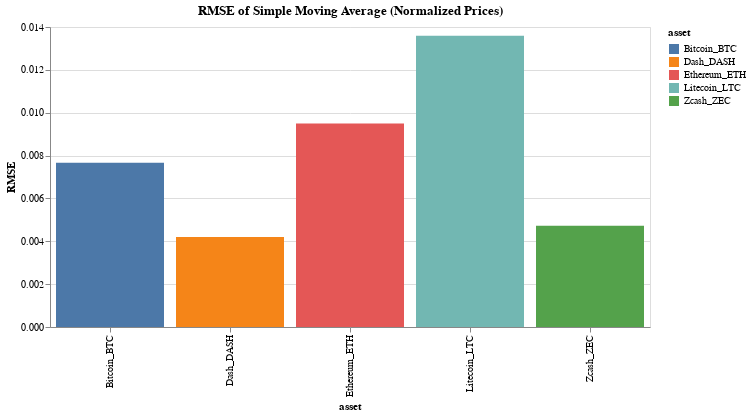

Notebook code cell kept with this figure:
### Code cell
# generate rmse chart
lr_closing_price_rmse_normalized_chart = alt.Chart(rmse_best_k).mark_bar().encode(
    x='asset',
    y='RMSE',
    color='asset',
).properties(title='RMSE of Simple Moving Average (Normalized Prices)', width=600)
# return chart and dataframe
lr_closing_price_rmse_normalized_chart
print("Number of Features for Best Multiple Regression Model and Corresponding RMSE Value")
rmse_best_k

### Figure 1 — Vega-Lite specification as saved in the notebook (floating-point values rounded to 4 significant figures)
{"$schema": "https://vega.github.io/schema/vega-lite/v2.6.0.json", "config": {"view": {"height": 300, "width": 400}}, "data": {"name": "data-750d5bb84bb6c5154af8ea35ae4ada77"}, "datasets": {"data-750d5bb84bb6c5154af8ea35ae4ada77": [{"RMSE": 0.00766, "asset": "Bitcoin_BTC", "feature_count": 5}, {"RMSE": 0.004204, "asset": "Dash_DASH", "feature_count": 9}, {"RMSE": 0.009496, "asset": "Ethereum_ETH", "feature_count": 36}, {"RMSE": 0.01359, "asset": "Litecoin_LTC", "feature_count": 35}, {"RMSE": 0.004729, "asset": "Zcash_ZEC", "feature_count": 5}]}, "encoding": {"color": {"field": "asset", "type": "nominal"}, "x": {"field": "asset", "type": "nominal"}, "y": {"field": "RMSE", "type": "quantitative"}}, "mark": "bar", "title": "RMSE of Simple Moving Average (Normalized Prices)", "width": 600}
